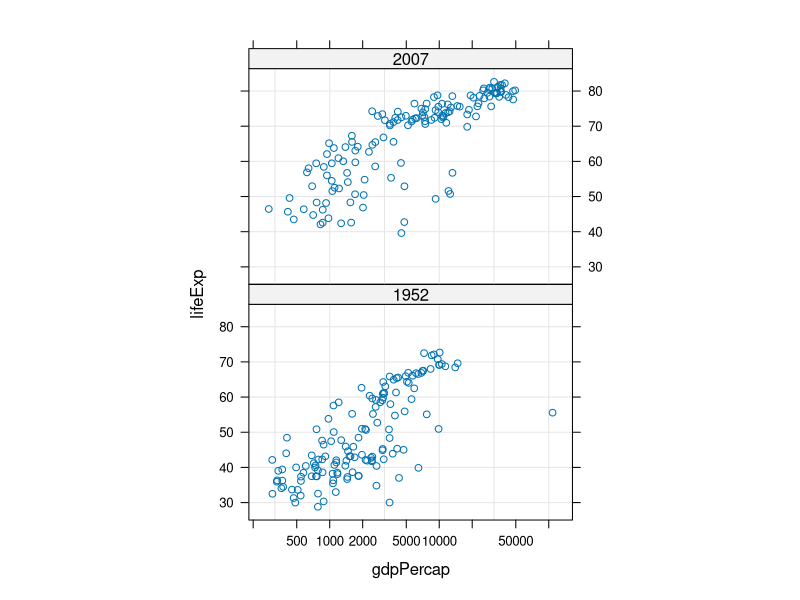
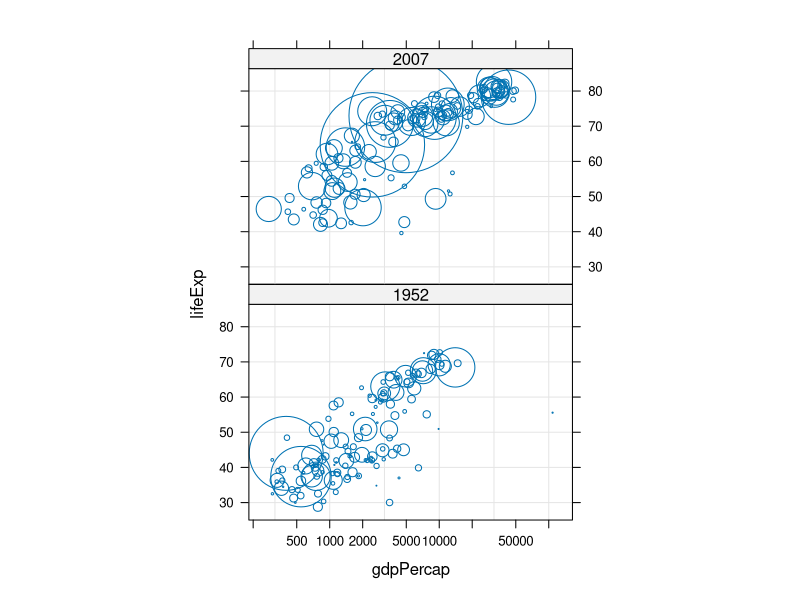
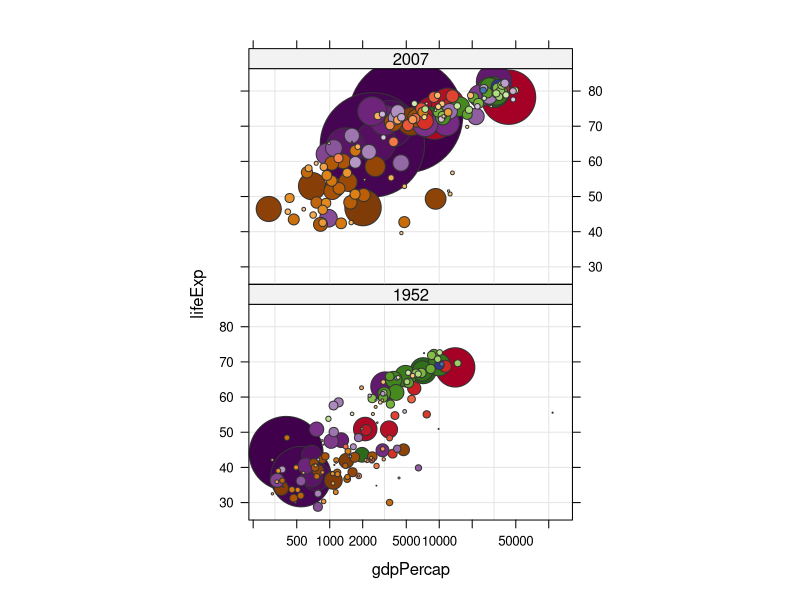
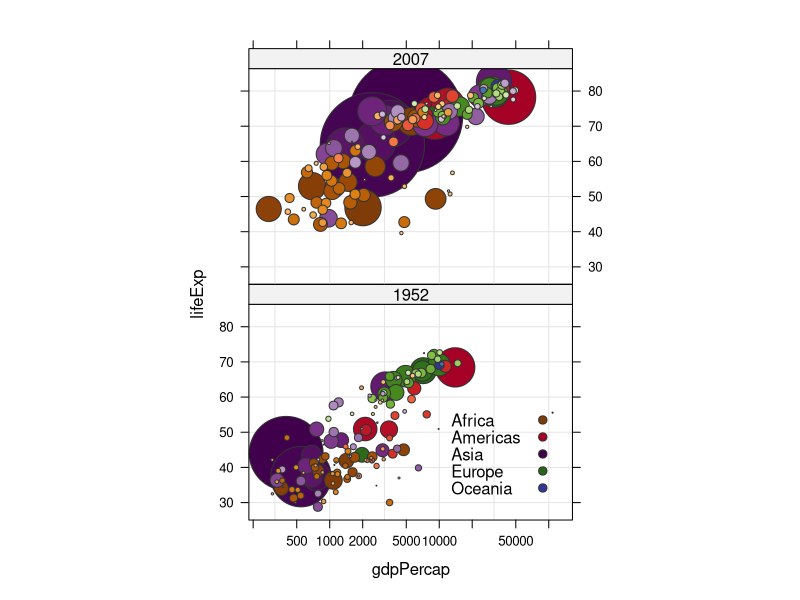

Write R code to recreate these figures, in order.
## ---- chunk 1
kDat <- read.delim("gapminderWithColorsAndSorted.txt", as.is = 7) # protect colour
library(lattice)
str(kDat)
jYear <- c(1952, 2007)
yDat <- subset(kDat, year %in% jYear)
str(yDat)

# start with simple scatterplot of gdp (log scale) vs year by continent
xyplot(lifeExp ~ gdpPercap | factor(year), yDat, aspect = 2/3,
       grid = TRUE, scales = list(x = list(log = 10, equispaced.log = FALSE)))
# now add the panel function, no change seen
#xyplot(lifeExp ~ gdpPercap | factor(year), yDat, aspect = 2/3,
#       grid = TRUE, scales = list(x = list(log = 10, equispaced.log = FALSE),
#       panel = function(...) {
#        panel.xyplot(...)
#       }))

# again no change, adding x,y into the panel function
#xyplot(lifeExp ~ gdpPercap | factor(year), yDat, aspect = 2/3,
#       grid = TRUE, scales = list(x = list(log = 10, equispaced.log = FALSE),
#       panel = function(x, y, ...) {
#        panel.xyplot(x, y, ...)
#       }))

# getting more advanced: sizing each coutry by relative to its population
jCexDivisor <- 1500  # arbitrary scaling constant
jPch <- 21
xyplot(lifeExp ~ gdpPercap | factor(year), yDat, aspect = 2/3,
       grid = TRUE, scales = list(x = list(log = 10, equispaced.log = FALSE)),
       cex = sqrt(yDat$pop/pi)/jCexDivisor, 
       panel = function(x, y, ..., cex, subscripts) {
         panel.xyplot(x, y, cex = cex[subscripts], pch = jPch, ...)
       })

# getting beautiful: assigning each country a colour
jDarkGray <- 'grey20'
xyplot(lifeExp ~ gdpPercap | factor(year), yDat, aspect = 2/3,
       grid = TRUE, scales = list(x = list(log = 10, equispaced.log = FALSE)),
       cex = sqrt(yDat$pop/pi)/jCexDivisor, fill.color = yDat$color,
       col = jDarkGray,
       panel = function(x, y, ..., cex, fill.color, subscripts) {
         panel.xyplot(x, y, cex = cex[subscripts],
                      pch = jPch, fill = fill.color[subscripts], ...)
       })

# adding a legend (key)
continentColors <- read.delim("gapminderContinentColors.txt", as.is = 3) # protect colour
continentKey <-
  with(continentColors,
       list(x = 0.95, y = 0.05, corner = c(1, 0),
            text = list(as.character(continent)),
            points = list(pch = jPch, col = jDarkGray, fill = color)))
xyplot(lifeExp ~ gdpPercap | factor(year), yDat, aspect = 2/3,
       grid = TRUE, scales = list(x = list(log = 10, equispaced.log = FALSE)),
       cex = sqrt(yDat$pop/pi)/jCexDivisor, fill.color = yDat$color,
       col = jDarkGray, key = continentKey,
       panel = function(x, y, ..., cex, fill.color, subscripts) {
         panel.xyplot(x, y, cex = cex[subscripts],
                      pch = jPch, fill = fill.color[subscripts], ...)
       },
       layout = c(1, 2))
